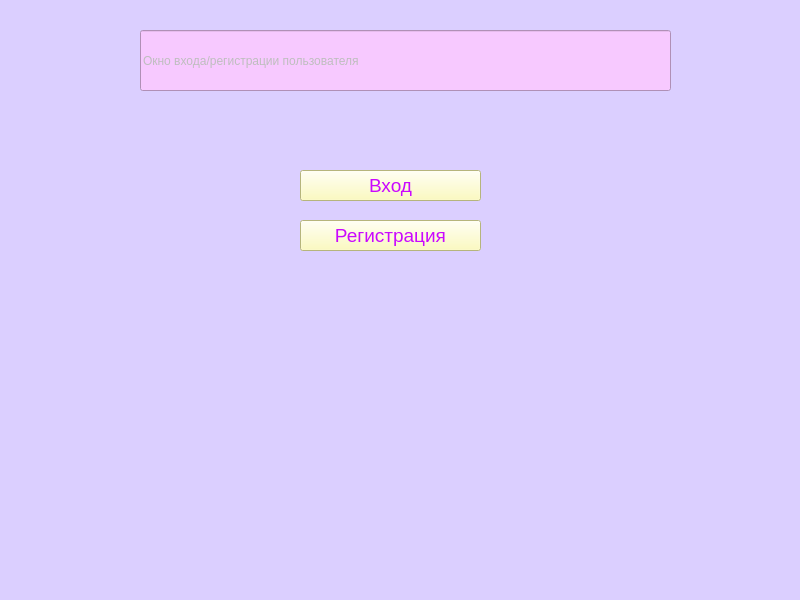
<?xml version="1.0" encoding="UTF-8"?>
<ui version="4.0">
 <class>label1</class>
 <widget class="QMainWindow" name="label1">
  <property name="geometry">
   <rect>
    <x>0</x>
    <y>0</y>
    <width>800</width>
    <height>600</height>
   </rect>
  </property>
  <property name="font">
   <font>
    <pointsize>28</pointsize>
   </font>
  </property>
  <property name="windowTitle">
   <string>MainWindow</string>
  </property>
  <property name="styleSheet">
   <string notr="true">background-color: rgb(219, 207, 255);</string>
  </property>
  <widget class="QWidget" name="centralwidget">
   <widget class="QLineEdit" name="lineEdit">
    <property name="enabled">
     <bool>false</bool>
    </property>
    <property name="geometry">
     <rect>
      <x>140</x>
      <y>30</y>
      <width>531</width>
      <height>61</height>
     </rect>
    </property>
    <property name="palette">
     <palette>
      <active>
       <colorrole role="Button">
        <brush brushstyle="SolidPattern">
         <color alpha="255">
          <red>247</red>
          <green>201</green>
          <blue>255</blue>
         </color>
        </brush>
       </colorrole>
       <colorrole role="Base">
        <brush brushstyle="SolidPattern">
         <color alpha="255">
          <red>247</red>
          <green>201</green>
          <blue>255</blue>
         </color>
        </brush>
       </colorrole>
       <colorrole role="Window">
        <brush brushstyle="SolidPattern">
         <color alpha="255">
          <red>247</red>
          <green>201</green>
          <blue>255</blue>
         </color>
        </brush>
       </colorrole>
       <colorrole role="Highlight">
        <brush brushstyle="SolidPattern">
         <color alpha="255">
          <red>82</red>
          <green>195</green>
          <blue>255</blue>
         </color>
        </brush>
       </colorrole>
      </active>
      <inactive>
       <colorrole role="Button">
        <brush brushstyle="SolidPattern">
         <color alpha="255">
          <red>247</red>
          <green>201</green>
          <blue>255</blue>
         </color>
        </brush>
       </colorrole>
       <colorrole role="Base">
        <brush brushstyle="SolidPattern">
         <color alpha="255">
          <red>247</red>
          <green>201</green>
          <blue>255</blue>
         </color>
        </brush>
       </colorrole>
       <colorrole role="Window">
        <brush brushstyle="SolidPattern">
         <color alpha="255">
          <red>247</red>
          <green>201</green>
          <blue>255</blue>
         </color>
        </brush>
       </colorrole>
       <colorrole role="Highlight">
        <brush brushstyle="SolidPattern">
         <color alpha="255">
          <red>82</red>
          <green>195</green>
          <blue>255</blue>
         </color>
        </brush>
       </colorrole>
      </inactive>
      <disabled>
       <colorrole role="Button">
        <brush brushstyle="SolidPattern">
         <color alpha="255">
          <red>247</red>
          <green>201</green>
          <blue>255</blue>
         </color>
        </brush>
       </colorrole>
       <colorrole role="Base">
        <brush brushstyle="SolidPattern">
         <color alpha="255">
          <red>247</red>
          <green>201</green>
          <blue>255</blue>
         </color>
        </brush>
       </colorrole>
       <colorrole role="Window">
        <brush brushstyle="SolidPattern">
         <color alpha="255">
          <red>247</red>
          <green>201</green>
          <blue>255</blue>
         </color>
        </brush>
       </colorrole>
       <colorrole role="Highlight">
        <brush brushstyle="SolidPattern">
         <color alpha="255">
          <red>51</red>
          <green>153</green>
          <blue>255</blue>
         </color>
        </brush>
       </colorrole>
      </disabled>
     </palette>
    </property>
    <property name="styleSheet">
     <string notr="true">background-color: rgb(247, 201, 255);
font: 75 22pt &quot;MS Shell Dlg 2&quot;;</string>
    </property>
    <property name="text">
     <string>Окно входа/регистрации пользователя</string>
    </property>
   </widget>
   <widget class="QPushButton" name="log_in">
    <property name="geometry">
     <rect>
      <x>300</x>
      <y>170</y>
      <width>181</width>
      <height>31</height>
     </rect>
    </property>
    <property name="font">
     <font>
      <family>MS Shell Dlg 2</family>
      <pointsize>14</pointsize>
      <weight>9</weight>
      <italic>false</italic>
      <bold>false</bold>
     </font>
    </property>
    <property name="styleSheet">
     <string notr="true">font: 75 14pt &quot;MS Shell Dlg 2&quot;;
color: rgb(202, 8, 255);
background-color: rgb(255, 253, 174);</string>
    </property>
    <property name="text">
     <string>Вход</string>
    </property>
   </widget>
   <widget class="QPushButton" name="registration">
    <property name="geometry">
     <rect>
      <x>300</x>
      <y>220</y>
      <width>181</width>
      <height>31</height>
     </rect>
    </property>
    <property name="font">
     <font>
      <family>MS Shell Dlg 2</family>
      <pointsize>14</pointsize>
      <weight>9</weight>
      <italic>false</italic>
      <bold>false</bold>
     </font>
    </property>
    <property name="styleSheet">
     <string notr="true">color: rgb(202, 8, 255);
background-color: rgb(255, 253, 174);
font: 75 14pt &quot;MS Shell Dlg 2&quot;;</string>
    </property>
    <property name="text">
     <string>Регистрация</string>
    </property>
   </widget>
  </widget>
  <widget class="QStatusBar" name="statusbar"/>
 </widget>
 <resources/>
 <connections/>
</ui>
